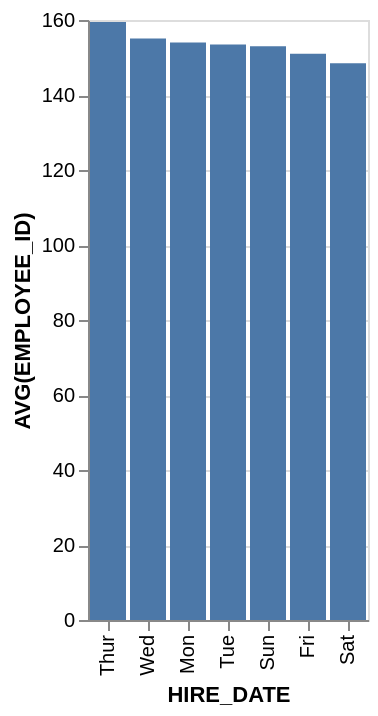

Write the Vega-Lite specification saved for this chart.
### Vega-Lite specification from a JSON file in a GitHub repository (floating-point values rounded to 4 significant figures)
{"data": {"values": [{"x_data": "Thur", "y_data": 159.5}, {"x_data": "Wed", "y_data": 155.1}, {"x_data": "Mon", "y_data": 154}, {"x_data": "Tue", "y_data": 153.5}, {"x_data": "Sun", "y_data": 153}, {"x_data": "Fri", "y_data": 151}, {"x_data": "Sat", "y_data": 148.5}]}, "mark": "bar", "encoding": {"x": {"field": "x_data", "type": "nominal", "title": "HIRE_DATE", "sort": {"op": "sum", "field": "y_data", "order": "descending"}}, "y": {"field": "y_data", "type": "quantitative", "title": "AVG(EMPLOYEE_ID)"}}}
